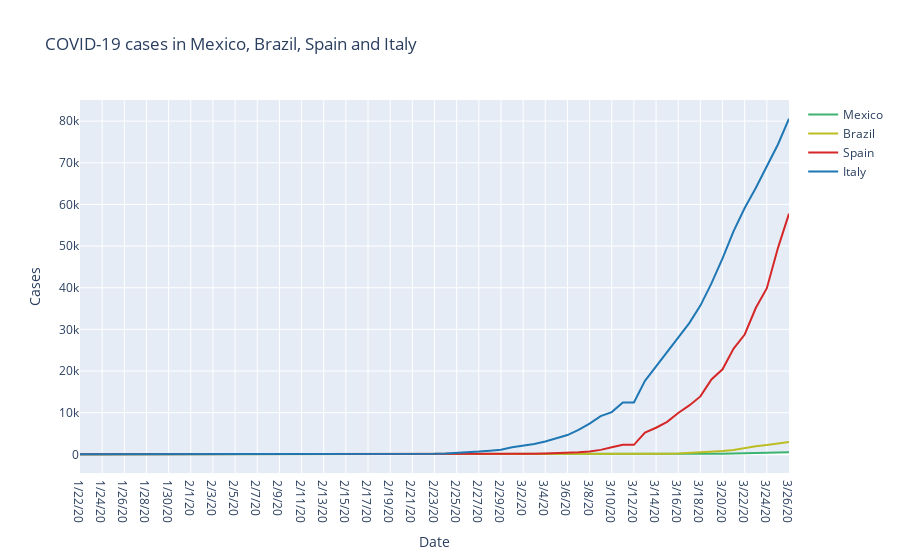

The code cell stored with this chart in its notebook:
### Code cell
import plotly.graph_objects as go
fig = go.Figure()
fig.add_trace(go.Scatter(x=timemex["Dates"], y=timemex["Cases"],
                    mode='lines',
                    name='Mexico',line=dict(color='mediumseagreen')))
fig.add_trace(go.Scatter(x=timebra["Dates"], y=timebra["Cases"],
                    mode='lines',
                    name='Brazil',line=dict(color='#bcbd22')))
fig.add_trace(go.Scatter(x=timespain["Dates"], y=timespain["Cases"],
                    mode='lines',
                    name='Spain',line=dict(color='#d62728')))
fig.add_trace(go.Scatter(x=timeitaly["Dates"], y=timeitaly["Cases"],
                    mode='lines',
                    name='Italy',line=dict(color='#1f77b4')))

fig.update_layout(
    title="COVID-19 cases in Mexico, Brazil, Spain and Italy",
    xaxis_title="Date",
    yaxis_title="Cases")

fig.show()

### Figure 1 — Plotly figure (JSON) as saved in the notebook; plotly's stock layout.template omitted (floating-point values rounded to 4 significant figures)
{"data": [{"line": {"color": "mediumseagreen"}, "mode": "lines", "name": "Mexico", "type": "scatter", "x": ["1/22/20", "1/23/20", "1/24/20", "1/25/20", "1/26/20", "1/27/20", "1/28/20", "1/29/20", "1/30/20", "1/31/20", "2/1/20", "2/2/20", "2/3/20", "2/4/20", "2/5/20", "2/6/20", "2/7/20", "2/8/20", "2/9/20", "2/10/20", "2/11/20", "2/12/20", "2/13/20", "2/14/20", "2/15/20", "2/16/20", "2/17/20", "2/18/20", "2/19/20", "2/20/20", "2/21/20", "2/22/20", "2/23/20", "2/24/20", "2/25/20", "2/26/20", "2/27/20", "2/28/20", "2/29/20", "3/1/20", "3/2/20", "3/3/20", "3/4/20", "3/5/20", "3/6/20", "3/7/20", "3/8/20", "3/9/20", "3/10/20", "3/11/20", "3/12/20", "3/13/20", "3/14/20", "3/15/20", "3/16/20", "3/17/20", "3/18/20", "3/19/20", "3/20/20", "3/21/20", "3/22/20", "3/23/20", "3/24/20", "3/25/20", "3/26/20"], "y": [0, 0, 0, 0, 0, 0, 0, 0, 0, 0, 0, 0, 0, 0, 0, 0, 0, 0, 0, 0, 0, 0, 0, 0, 0, 0, 0, 0, 0, 0, 0, 0, 0, 0, 0, 0, 0, 1, 4, 5, 5, 5, 5, 5, 6, 6, 7, 7, 7, 8, 12, 12, 26, 41, 53, 82, 93, 118, 164, 203, 251, 316, 367, 405, 475]}, {"line": {"color": "#bcbd22"}, "mode": "lines", "name": "Brazil", "type": "scatter", "x": ["1/22/20", "1/23/20", "1/24/20", "1/25/20", "1/26/20", "1/27/20", "1/28/20", "1/29/20", "1/30/20", "1/31/20", "2/1/20", "2/2/20", "2/3/20", "2/4/20", "2/5/20", "2/6/20", "2/7/20", "2/8/20", "2/9/20", "2/10/20", "2/11/20", "2/12/20", "2/13/20", "2/14/20", "2/15/20", "2/16/20", "2/17/20", "2/18/20", "2/19/20", "2/20/20", "2/21/20", "2/22/20", "2/23/20", "2/24/20", "2/25/20", "2/26/20", "2/27/20", "2/28/20", "2/29/20", "3/1/20", "3/2/20", "3/3/20", "3/4/20", "3/5/20", "3/6/20", "3/7/20", "3/8/20", "3/9/20", "3/10/20", "3/11/20", "3/12/20", "3/13/20", "3/14/20", "3/15/20", "3/16/20", "3/17/20", "3/18/20", "3/19/20", "3/20/20", "3/21/20", "3/22/20", "3/23/20", "3/24/20", "3/25/20", "3/26/20"], "y": [0, 0, 0, 0, 0, 0, 0, 0, 0, 0, 0, 0, 0, 0, 0, 0, 0, 0, 0, 0, 0, 0, 0, 0, 0, 0, 0, 0, 0, 0, 0, 0, 0, 0, 0, 1, 1, 1, 2, 2, 2, 2, 4, 4, 13, 13, 20, 25, 31, 38, 52, 151, 151, 162, 200, 321, 372, 621, 793, 1021, 1546, 1924, 2247, 2554, 2985]}, {"line": {"color": "#d62728"}, "mode": "lines", "name": "Spain", "type": "scatter", "x": ["1/22/20", "1/23/20", "1/24/20", "1/25/20", "1/26/20", "1/27/20", "1/28/20", "1/29/20", "1/30/20", "1/31/20", "2/1/20", "2/2/20", "2/3/20", "2/4/20", "2/5/20", "2/6/20", "2/7/20", "2/8/20", "2/9/20", "2/10/20", "2/11/20", "2/12/20", "2/13/20", "2/14/20", "2/15/20", "2/16/20", "2/17/20", "2/18/20", "2/19/20", "2/20/20", "2/21/20", "2/22/20", "2/23/20", "2/24/20", "2/25/20", "2/26/20", "2/27/20", "2/28/20", "2/29/20", "3/1/20", "3/2/20", "3/3/20", "3/4/20", "3/5/20", "3/6/20", "3/7/20", "3/8/20", "3/9/20", "3/10/20", "3/11/20", "3/12/20", "3/13/20", "3/14/20", "3/15/20", "3/16/20", "3/17/20", "3/18/20", "3/19/20", "3/20/20", "3/21/20", "3/22/20", "3/23/20", "3/24/20", "3/25/20", "3/26/20"], "y": [0, 0, 0, 0, 0, 0, 0, 0, 0, 0, 1, 1, 1, 1, 1, 1, 1, 1, 2, 2, 2, 2, 2, 2, 2, 2, 2, 2, 2, 2, 2, 2, 2, 2, 6, 13, 15, 32, 45, 84, 120, 165, 222, 259, 400, 500, 673, 1073, 1695, 2277, 2277, 5232, 6391, 7798, 9942, 11748, 13910, 17963, 20410, 25374, 28768, 35136, 39885, 49515, 57786]}, {"line": {"color": "#1f77b4"}, "mode": "lines", "name": "Italy", "type": "scatter", "x": ["1/22/20", "1/23/20", "1/24/20", "1/25/20", "1/26/20", "1/27/20", "1/28/20", "1/29/20", "1/30/20", "1/31/20", "2/1/20", "2/2/20", "2/3/20", "2/4/20", "2/5/20", "2/6/20", "2/7/20", "2/8/20", "2/9/20", "2/10/20", "2/11/20", "2/12/20", "2/13/20", "2/14/20", "2/15/20", "2/16/20", "2/17/20", "2/18/20", "2/19/20", "2/20/20", "2/21/20", "2/22/20", "2/23/20", "2/24/20", "2/25/20", "2/26/20", "2/27/20", "2/28/20", "2/29/20", "3/1/20", "3/2/20", "3/3/20", "3/4/20", "3/5/20", "3/6/20", "3/7/20", "3/8/20", "3/9/20", "3/10/20", "3/11/20", "3/12/20", "3/13/20", "3/14/20", "3/15/20", "3/16/20", "3/17/20", "3/18/20", "3/19/20", "3/20/20", "3/21/20", "3/22/20", "3/23/20", "3/24/20", "3/25/20", "3/26/20"], "y": [0, 0, 0, 0, 0, 0, 0, 0, 0, 2, 2, 2, 2, 2, 2, 2, 3, 3, 3, 3, 3, 3, 3, 3, 3, 3, 3, 3, 3, 3, 20, 62, 155, 229, 322, 453, 655, 888, 1128, 1694, 2036, 2502, 3089, 3858, 4636, 5883, 7375, 9172, 10149, 12462, 12462, 17660, 21157, 24747, 27980, 31506, 35713, 41035, 47021, 53578, 59138, 63927, 69176, 74386, 80589]}], "layout": {"title": {"text": "COVID-19 cases in Mexico, Brazil, Spain and Italy"}, "xaxis": {"title": {"text": "Date"}}, "yaxis": {"title": {"text": "Cases"}}}}
